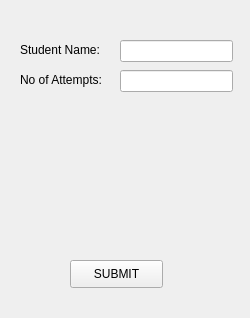
<?xml version="1.0" encoding="UTF-8"?>
<ui version="4.0">
 <class>Form</class>
 <widget class="QWidget" name="Form">
  <property name="geometry">
   <rect>
    <x>0</x>
    <y>0</y>
    <width>250</width>
    <height>318</height>
   </rect>
  </property>
  <property name="minimumSize">
   <size>
    <width>250</width>
    <height>250</height>
   </size>
  </property>
  <property name="maximumSize">
   <size>
    <width>500</width>
    <height>500</height>
   </size>
  </property>
  <property name="windowTitle">
   <string>Form</string>
  </property>
  <widget class="QLabel" name="lblStuName">
   <property name="geometry">
    <rect>
     <x>20</x>
     <y>40</y>
     <width>91</width>
     <height>20</height>
    </rect>
   </property>
   <property name="text">
    <string>Student Name:</string>
   </property>
  </widget>
  <widget class="QLabel" name="lblAttempts">
   <property name="geometry">
    <rect>
     <x>20</x>
     <y>70</y>
     <width>91</width>
     <height>20</height>
    </rect>
   </property>
   <property name="text">
    <string>No of Attempts: </string>
   </property>
  </widget>
  <widget class="QLineEdit" name="txtName">
   <property name="geometry">
    <rect>
     <x>120</x>
     <y>40</y>
     <width>113</width>
     <height>22</height>
    </rect>
   </property>
  </widget>
  <widget class="QLineEdit" name="txtAttempts">
   <property name="geometry">
    <rect>
     <x>120</x>
     <y>70</y>
     <width>113</width>
     <height>22</height>
    </rect>
   </property>
  </widget>
  <widget class="QPushButton" name="btnSubmit">
   <property name="geometry">
    <rect>
     <x>70</x>
     <y>260</y>
     <width>93</width>
     <height>28</height>
    </rect>
   </property>
   <property name="text">
    <string>SUBMIT</string>
   </property>
  </widget>
  <widget class="QWidget" name="scoreWidget" native="true">
   <property name="geometry">
    <rect>
     <x>60</x>
     <y>110</y>
     <width>120</width>
     <height>121</height>
    </rect>
   </property>
  </widget>
 </widget>
 <resources/>
 <connections/>
</ui>
